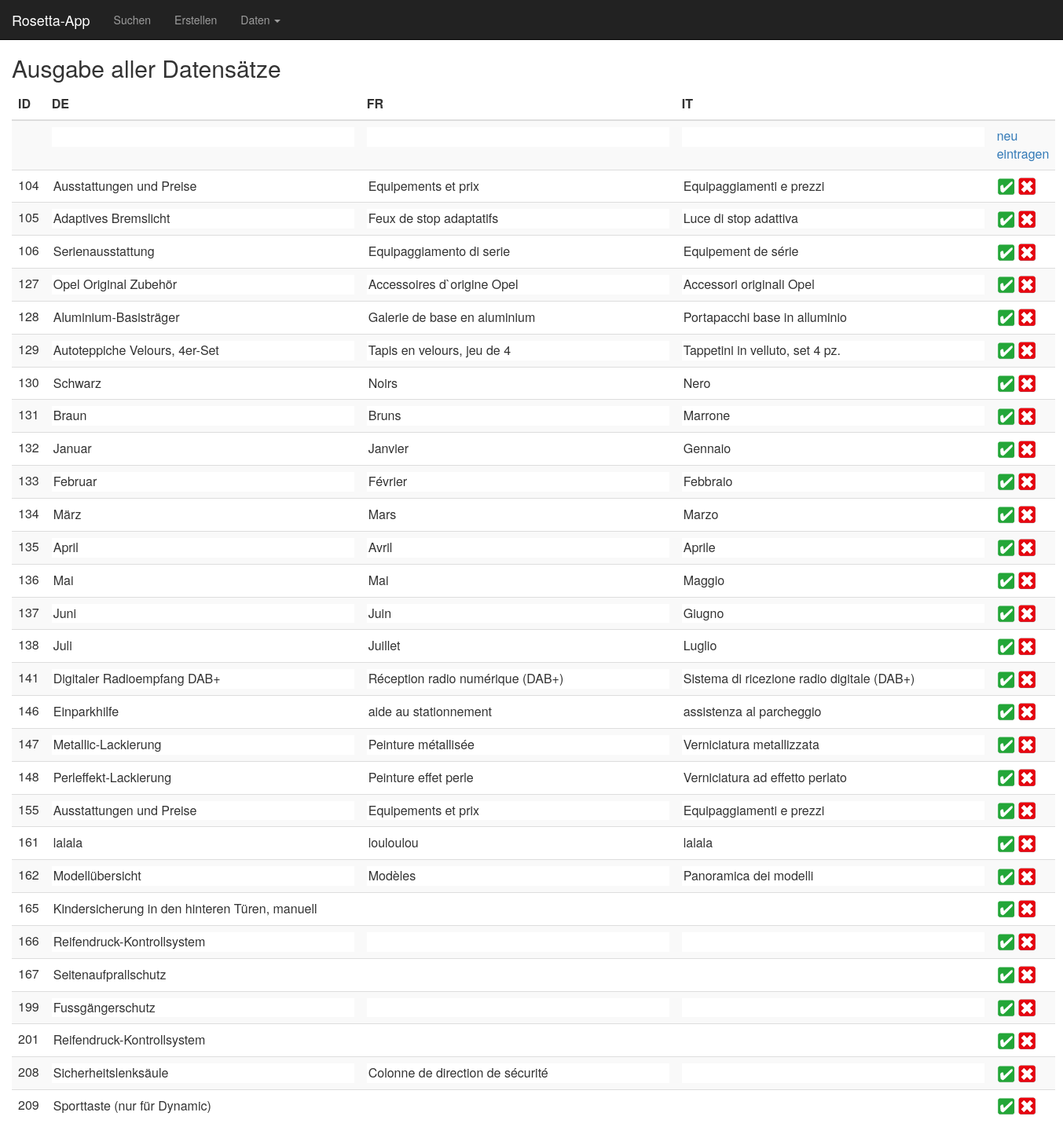
/Sandbox/003_db_anzeigen_gesamt.php, run on an earlier commit of the app's database.
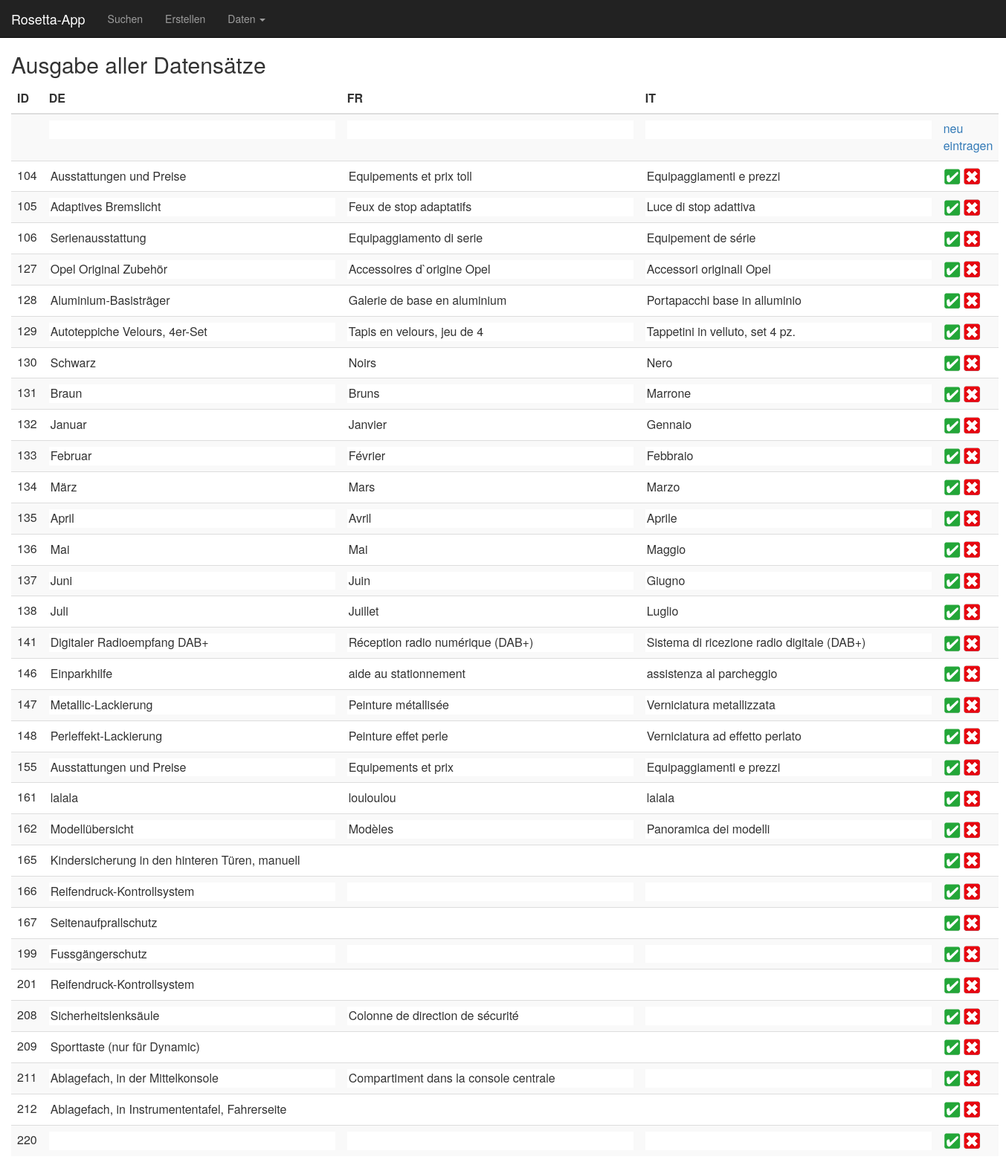
And on a later commit of the database.
### tables this page shows
CREATE TABLE IF NOT EXISTS `rosetta_data` (
  `token` varchar(100) DEFAULT NULL,
`id` int(5) NOT NULL,
  `date` timestamp NOT NULL DEFAULT CURRENT_TIMESTAMP ON UPDATE CURRENT_TIMESTAMP,
  `de` varchar(1000) DEFAULT NULL,
  `fr` varchar(1000) DEFAULT NULL,
  `comment_fr` varchar(1000) DEFAULT NULL,
  `it` varchar(1000) DEFAULT NULL,
  `comment_it` varchar(1000) DEFAULT NULL,
  `en` varchar(1000) DEFAULT NULL,
  `rubrik` varchar(500) DEFAULT NULL,
  `info` varchar(200) DEFAULT NULL,
  `carline` varchar(500) DEFAULT NULL,
  `toTranslate` varchar(5) DEFAULT NULL
);

### Sandbox/003_db_anzeigen_gesamt.php (the view, shortened to what this page needs)
<?php
include "elements/header.php";
?>
<?php
include "include/db_connect.php";
?>
<h2>Ausgabe aller Datensätze</h2>
<?php
echo "<form name='f' action='003_db_anzeigen_gesamt.php'
               method='post'>";
echo "\n\n<table class=\"table table-hover table-responsive table-striped\">"
    . "<thead>"
    . "<tr>"
    . "<th class=\"col-sm-1\">ID</th>"
    . "<th class=\"col-sm-4\">DE</th>"
    . "<th class=\"col-sm-4\">FR</th>"
    . "<th class=\"col-sm-4\">IT</th>"
    . "<th class=\"col-sm-1\"></th>"
    . "</tr>"
    . "</thead>";
echo "\n\n<tr>"
    . "<td size='3' /></td>"
    . "<td><input class='toEdit' name='dts[0]' size='40' /></td>"
    . "<td><input class='toEdit' name='frz[0]' size='40' /></td>"
    . "<td><input class='toEdit' name='itl[0]' size='40' /></td>"
    . "<td><a href='javascript:send(0,0);'>neu eintragen</a></td>"
    . "</tr>";
$res = mysqli_query($con, "select * from rosetta_data");
while ($dsatz = mysqli_fetch_assoc($res))
{
    $id_nr = $dsatz["id"];
    echo "\n\n<tr>"
        . "<td>" . $dsatz["id"] . "</td>"
        . "<td><input class='toEdit' name='dts[$id_nr]' value='" . utf8_encode( $dsatz["de"] ) . "' size='40' /></td>"
        . "<td><input class='toEdit' name='frz[$id_nr]' value='" . utf8_encode( $dsatz["fr"] ) . "' size='40' /></td>"
        . "<td><input class='toEdit' name='itl[$id_nr]' value='" . utf8_encode( $dsatz["it"] ) . "' size='40' /></td>"
        . "<td><a href='javascript:send(1,$id_nr);'><img src=\"img/button_agree.png\"></a>"
        . " <a href='javascript:send(2,$id_nr);'><img src=\"img/button_delete.png\"></a></td>"
        . "</tr>";
}
echo "</table>";
echo "</form>";
?>
</body>
</html>

What changed in the data, as far as the page shows it:
changed rosetta_data id 104: fr "Equipements et prix" → "Equipements et prix toll"
added rosetta_data: id "211", de "Ablagefach, in der Mittelkonsole", fr "Compartiment dans la console centrale"
added rosetta_data: id "212", de "Ablagefach, in Instrumententafel, Fahrerseite"
added rosetta_data: id "220"
